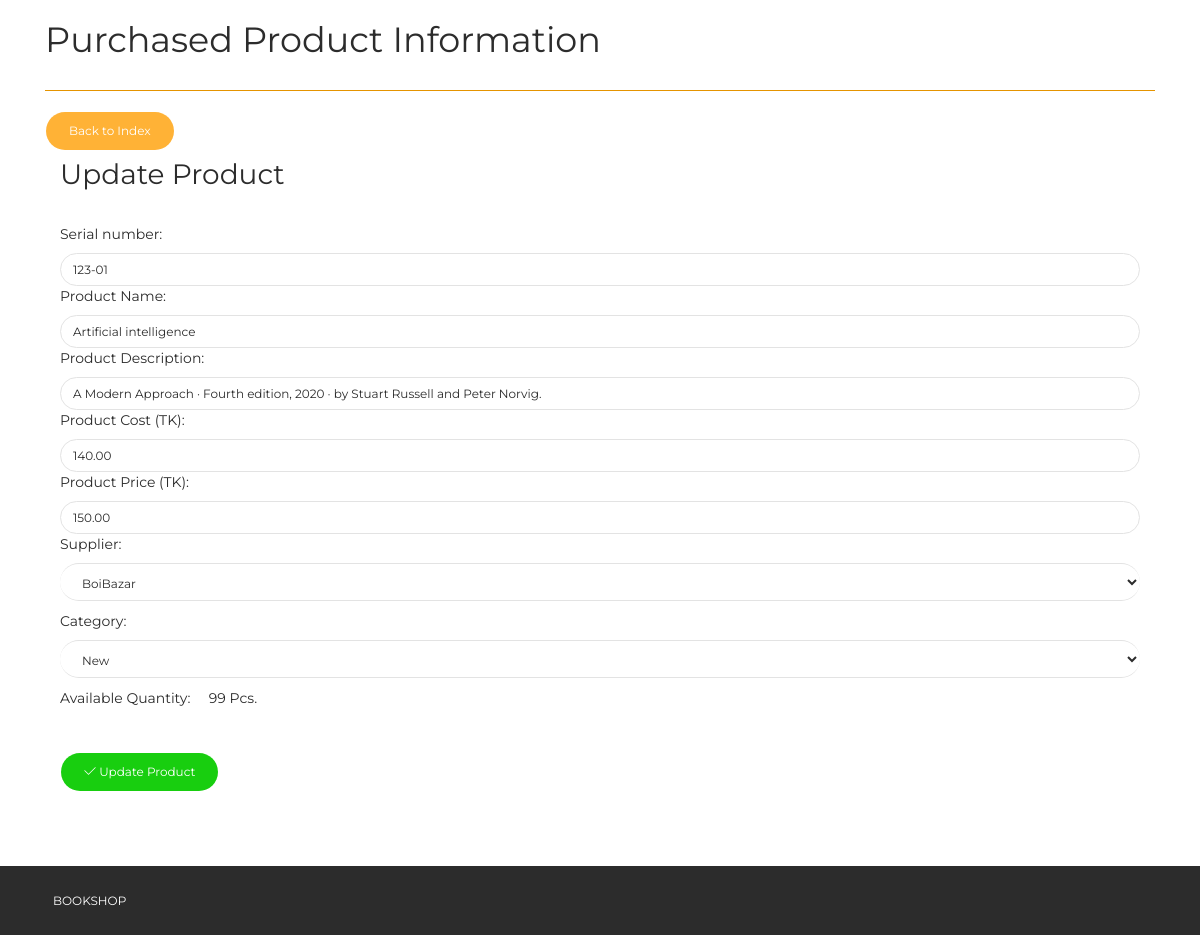
Screenshot of /pages/product_update.php?prod_id=19 with the database file from the repository.
### tables this page shows
CREATE TABLE `products` (
  `prod_id` int(11) NOT NULL,
  `prod_name` varchar(50) NOT NULL,
  `prod_desc` varchar(500) NOT NULL,
  `prod_qty` int(11) NOT NULL,
  `prod_cost` decimal(10,2) NOT NULL,
  `prod_price` decimal(10,2) NOT NULL,
  `category` varchar(100) NOT NULL,
  `supplier` varchar(100) NOT NULL,
  `prod_serial` varchar(50) NOT NULL,
  `prod_pic1` varchar(500) NOT NULL,
  `prod_pic2` varchar(500) NOT NULL,
  `prod_pic3` varchar(500) NOT NULL
);

### pages/product_update.php (the view, shortened to what this page needs)
<?php
include("../config/dbconn.php");
?>
<?php
$id=isset($_GET['prod_id']) ? $_GET['prod_id'] : die('ERROR: Record ID not found.');
$result = mysqli_query($dbconn, "SELECT * FROM products WHERE prod_id=$id");
while($res = mysqli_fetch_array($result))
{
    $prod_name = $res['prod_name'];
    $prod_desc = $res['prod_desc'];
    $prod_qty = $res['prod_qty'];
    $prod_cost = $res['prod_cost'];
    $prod_price = $res['prod_price'];
    $prod_serial = $res['prod_serial'];
}
?>
<!DOCTYPE html>
<html lang="en">
<head>
    <link rel="stylesheet" href="https://maxcdn.bootstrapcdn.com/font-awesome/latest/css/font-awesome.min.css" />
    <link href="../assets/css/bootstrap.min.css" rel="stylesheet" />
    <link href="../assets/css/now-ui-kit.css?v=1.1.0" rel="stylesheet" />
    <link href="../assets/css/demo.css" rel="stylesheet" />
</head>
<body class="index-page sidebar-collapse">
    <div class="wrapper">
<br>
        <div class="main">
            <div class="section section-basic">
                <div class="container">
                      <h2>Purchased Product Information</h2>
                      <hr color="orange">
                      <a href='admin_panel.php' class='btn btn-warning btn-round'>Back to Index</a>
                <br>
                <div class="col-md-12">
    <div class="panel panel-success panel-size-custom">
  <div class="panel-heading"><h3>Update Product</h3></div>
  <div class="panel-body">
    <form action="product_update.php" method="post">
        <div class="form group">
            <label for="prod_name">Serial number:</label>
            <input type="text" class="form-control" id="prod_serial" name="prod_serial" value="<?php echo $prod_serial;?>">
            <label for="prod_name">Product Name:</label>
            <input type="text" class="form-control" id="prod_name" name="prod_name" value="<?php echo $prod_name;?>">
            <label for="prod_desc">Product Description:</label>
            <input type="text" class="form-control" id="prod_desc" name="prod_desc" value="<?php echo $prod_desc;?>">
            <label for="prod_cost">Product Cost (TK):</label>
            <input type="text" class="form-control" id="prod_cost" name="prod_cost" value="<?php echo $prod_cost;?>">
            <label for="prod_price">Product Price (TK):</label>
            <input type="text" class="form-control" id="prod_price" name="prod_price" value="<?php echo $prod_price;?>">
                    <div class="form-group">
                        <label for="supp_name">Supplier:</label>
                        <div class="input-group">
                            <select class="form-control" id="supplier" name="supplier" required>
                              <?php
                              include('../config/dbconn.php');
                              $query=mysqli_query($dbconn,"SELECT supp_name FROM supplier ORDER BY supp_name ASC")or die(mysqli_error());
                              while($row=mysqli_fetch_array($query)){
                                  ?>
                                <option value="<?php echo $row['supp_name'];?>"><?php echo $row['supp_name'];?></option>
                                <?php }?>
                            </select>
                        </div>
                        <label for="category">Category:</label>
                        <div class="input-group">
                            <select class="form-control" id="category" name="category" required>
                              <?php
                              include('../config/dbconn.php');
                              $query=mysqli_query($dbconn,"SELECT cat_name FROM category ORDER BY cat_name ASC")or die(mysqli_error());
                              while($row=mysqli_fetch_array($query)){
                              ?>
                                <option value="<?php echo $row['cat_name'];?>"><?php echo $row['cat_name'];?></option>
                                <?php }?>
                            </select>
                        </div>
                        <label for="prod_qty" id="prod_qty" name="prod_qty">Available Quantity: &nbsp &nbsp <?php echo $prod_qty;?> Pcs.</label>
                    </div>
                </div>
             </div>
            </div>
            <br>
            <div class="form group">
                <button type="submit" class="btn btn-success btn-round" id="submit" name="update">
                    <i class="now-ui-icons ui-1_check"></i> Update Product
                </button>
            </div>
  </div>
</div>
</div>
<footer class="footer" data-background-color="black">
            <div class="container">
                <nav>
                    <ul>
                        <li>
                            <a href="" target="_blank">
                                BOOKSHOP
                            </a>
                        </li>
                    </ul>
                </nav>
            </div>
        </footer>
    </div>
</body>
</html>

### assets/css/demo.css (style rules this page uses)
.section-basic { padding-top: 0; }

### rows the page displays
products: prod_serial "123-01", prod_name "Artificial intelligence", prod_desc "A Modern Approach · Fourth edition, 2020 · by Stuart Russell and Peter Norvig.", prod_cost "140.00", prod_price "150.00", prod_qty "99"

### other values shown
form field supplier "BoiBazar"
form field category "New"
